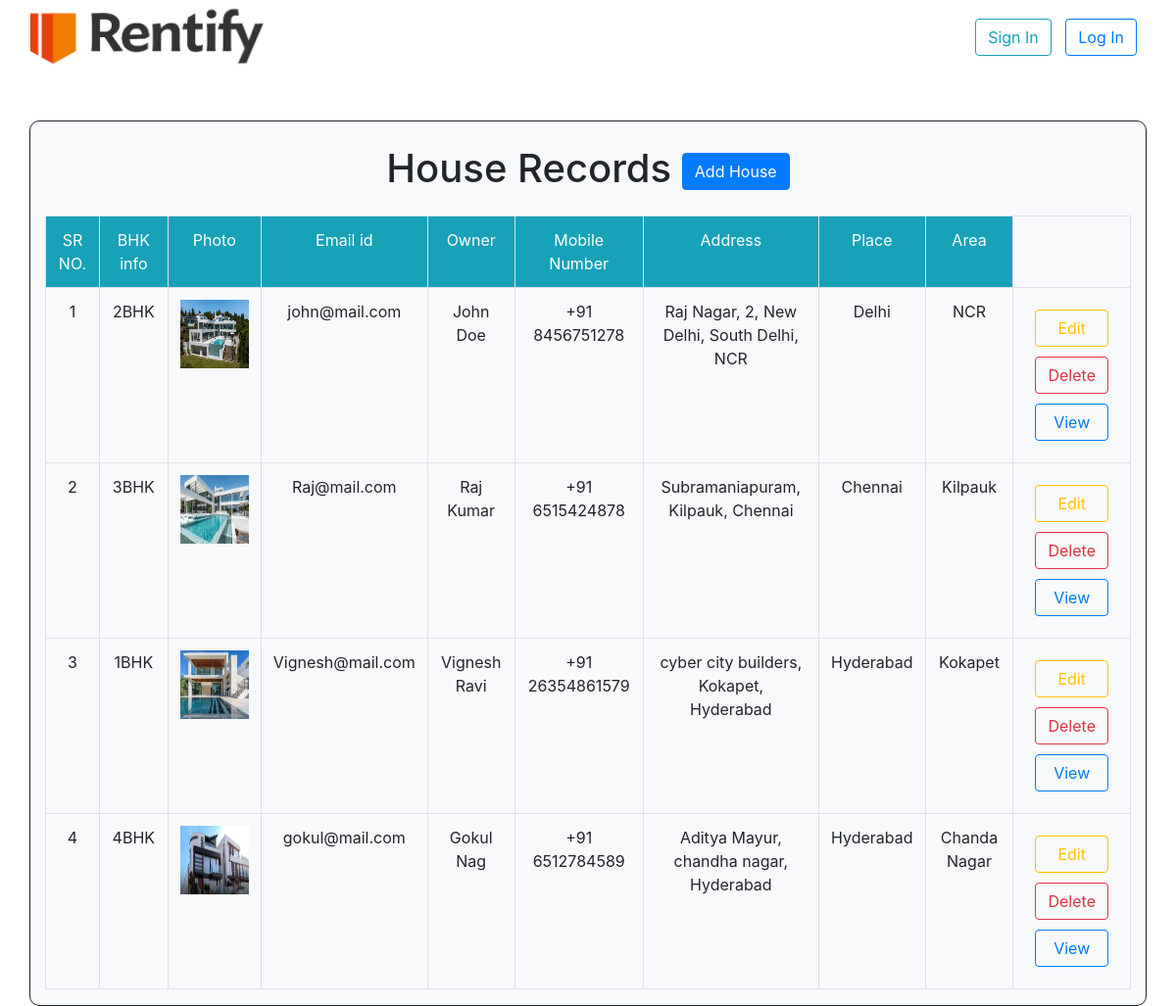
The page / on the database its author committed.
### app/models.py (models this page shows)
class House(models.Model):
    bhk=models.CharField(max_length=30)
    photo=models.ImageField(upload_to="uploads",default="a.png")
    email=models.EmailField(unique=True)
    owner_name = models.CharField(max_length=100)
    mobile_number = models.CharField(max_length=15)
    address=models.CharField(max_length=255)
    place=models.CharField(max_length=255)
    area=models.CharField(max_length=255)

### app/views.py (the view)
# urls.py: path('', views.house_list),
def house_list(request):
    records=House.objects.all()
    mydict={'records':records}
    return render(request,'Listingpage.html',context=mydict)

### app/templates/Listingpage.html (shortened to what this page needs)
<!DOCTYPE html>
<html lang="en">
  <head>
    <link
      rel="stylesheet"
      href="https://cdn.jsdelivr.net/npm/bootstrap@4.6.1/dist/css/bootstrap.min.css"
    />
  </head>
  <body>
    <div
      class="header"
      style="
        display: flex;
        justify-content: space-between;
        align-content: center;
      "
    >
      <div class="left" style="margin-left: 15px">
        <img src="/static/rentify.png" height="75px" width="270px" />
      </div>
      <div
        class="right"
        style="align-items: center; align-content: center; margin-right: 35px"
      >
        <a href="/signin" class="btn btn-outline-info" style="margin: 5px"
          >Sign In</a
        >
        <a href="/login" class="btn btn-outline-primary" style="margin: 5px"
          >Log In</a
        >
      </div>
    </div>
    <div
      class="container mt-5 bg-light"
      style="border: 1px solid; background-color: #1111; border-radius: 10px"
    >
      <h1 class="m-4 text-center">
        House Records <a href="/Add/" class="btn btn-primary">Add House</a>
      </h1>
      <table class="table table-bordered">
        <tr class="bg-info text-white text-center">
          <td>SR NO.</td>
          <td>BHK info</td>
          <td>Photo</td>
          <td>Email id</td>
          <td>Owner</td>
          <td>Mobile Number</td>
          <td>Address</td>
          <td>Place</td>
          <td>Area</td>
        </tr>
        {%for rec in records %}
        <tr class="text-center">
          <td>{{forloop.counter}}</td>
          <td>{{rec.bhk}}</td>
          <td>
            <img src="/media/{{rec.photo}}" height="70px" width="70px" />
          </td>
          <td>{{rec.email}}</td>
          <td>{{rec.owner_name}}</td>
          <td>{{rec.mobile_number}}</td>
          <td>{{rec.address}}</td>
          <td>{{rec.place}}</td>
          <td>{{rec.area}}</td>
          <td>
            <div style="display: flex; padding: 5px; flex-direction: column">
              <a
                href="/Edit/{{rec.id}}"
                class="btn btn-outline-warning"
                style="margin: 5px"
                >Edit</a
              >
              <a
                href="/Delete/{{rec.id}}"
                class="btn btn-outline-danger"
                style="margin: 5px"
                >Delete</a
              >
              <a
                href="/View/{{rec.id}}"
                class="btn btn-outline-primary"
                style="margin: 5px"
                >View</a
              >
            </div>
          </td>
        </tr>
        {%endfor%}
      </table>
    </div>
  </body>
</html>

### rows shown on the page
House: bhk "2BHK", photo (picture), email "john@mail.com", owner_name "John Doe", mobile_number "+91 8456751278", address "Raj Nagar, 2, New Delhi, South Delhi, NCR", place "Delhi", area "NCR"
House: bhk "3BHK", photo (picture), email "Raj@mail.com", owner_name "Raj Kumar", mobile_number "+91 6515424878", address "Subramaniapuram, Kilpauk, Chennai", place "Chennai", area "Kilpauk"
House: bhk "1BHK", photo (picture), email "Vignesh@mail.com", owner_name "Vignesh Ravi", mobile_number "+91 26354861579", address "cyber city builders, Kokapet, Hyderabad", place "Hyderabad", area "Kokapet"
House: bhk "4BHK", photo (picture), email "gokul@mail.com", owner_name "Gokul Nag", mobile_number "+91 6512784589", address "Aditya Mayur, chandha nagar, Hyderabad", place "Hyderabad", area "Chanda Nagar"
